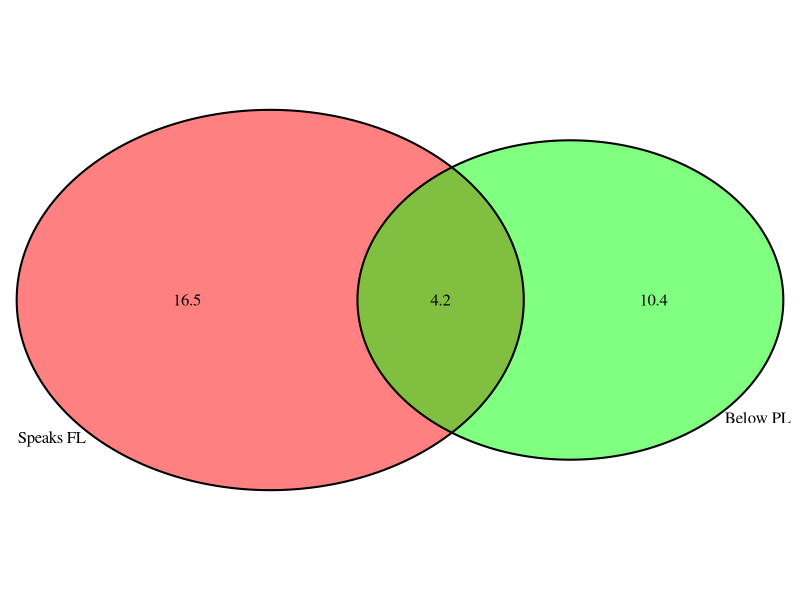
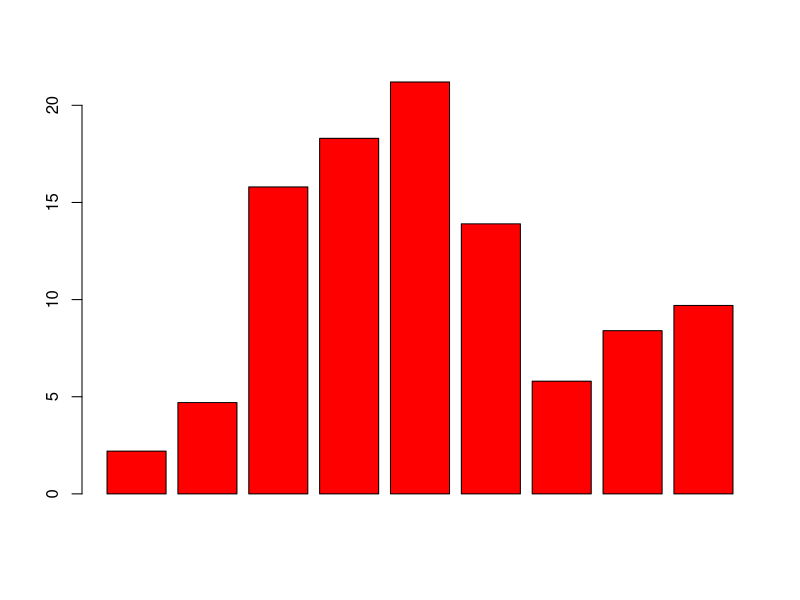
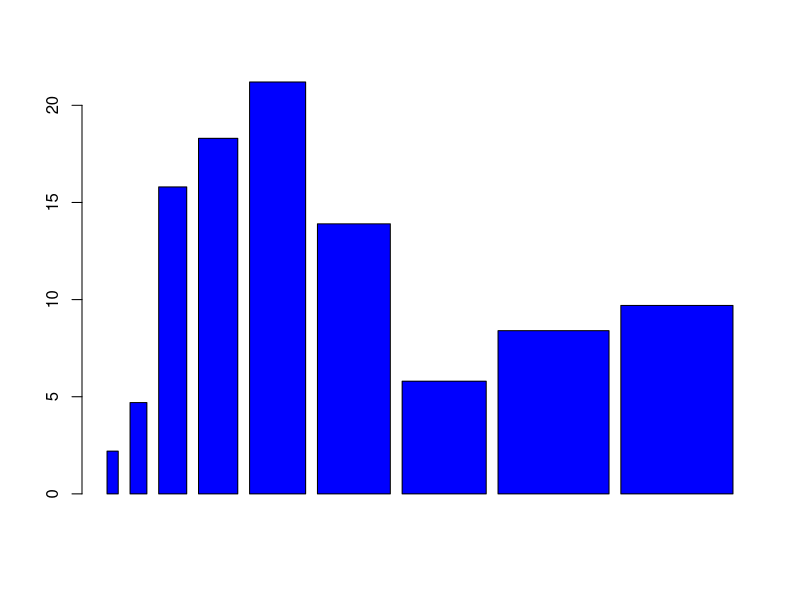

Write R code to recreate these figures, in order.
## ---- chunk 1
knitr::opts_chunk$set(echo = TRUE)
## ---- chunk 2
library(VennDiagram)
ameri_bpl = 14.6
ameri_sfl = 20.7
ameri_both = 4.2
draw.pairwise.venn(ameri_bpl, ameri_sfl, cross.area = ameri_both, category = c("Below PL", "Speaks FL"), fill = c('green', 'red'))
## ---- chunk 3
ameri_apl = 100 - ameri_bpl
ameri_se = ameri_sfl - ameri_both
ans = ameri_apl - ameri_se
ans
## ---- chunk 4
# probability that a randomly chosen male respondent or his partner has blue eyes
(114 + 19 + 11) / 204
## ---- chunk 5
# probability that a randomly chosen male respondent with blue eyes has a partner with blue eyes
78 / 114
## ---- chunk 6
# probability that a randomly chosen male respondent with brown eyes has a partner with blue eyes
19 / 54
## ---- chunk 7
# probability that a randomly chosen male respondent with green eyes having a partner with blue eyes
11 / 36
## ---- chunk 8
# probability of drawing a hardcover book first then a paperback fiction book second when drawing without replacement
28/95 * 59/94
## ---- chunk 9
# if the first book drawn was a hardcover fiction book
72/95 * 27/94
## ---- chunk 10
# if the first book drawn was a paperback fiction book
72/95 * 28/94
## ---- chunk 11
# probability of b given first book is placed back
72/95 * 28/95
## ---- chunk 12
bag_fee <- c(0,25,35)
bag_prcnt <- c(0.54, 0.34, 0.12)
rev_per_passenger <- sum(bag_fee*bag_prcnt)
rev_per_passenger
## ---- chunk 13
var_model <- sum((bag_fee-rev_per_passenger)^2*bag_prcnt)
var_model
## ---- chunk 14
sd_model <- sqrt(var_model)
sd_model
## ---- chunk 15
rev_120 <- rev_per_passenger*120
rev_120
## ---- chunk 16
sd_model_120 <- sqrt(var_model*120)
sd_model_120
## ---- chunk 17
income_limit <- c("<$10K", 
            "$10K-14999",
            "$15K-24999",
            "$25K-34999",
            "$35K-49999",
            "$50K-64999",
            "$65K-74999",
            "$75K-99999",
            ">$100K")

income <- c(10000, 15000, 25000, 35000, 50000, 65000, 75000, 99000, 100000)
total_prcnt <- c(2.2, 4.7, 15.8, 18.3, 21.2, 13.9, 5.8, 8.4, 9.7)
barplot(total_prcnt, col = 'red')
## ---- chunk 18
barplot(total_prcnt, income, col = 'blue')
## ---- chunk 19
prob_50K <- sum(total_prcnt[1:5])/100
prob_50K
## ---- chunk 20
prob_50K_female <- 0.622 * 0.41
prob_50K_female
